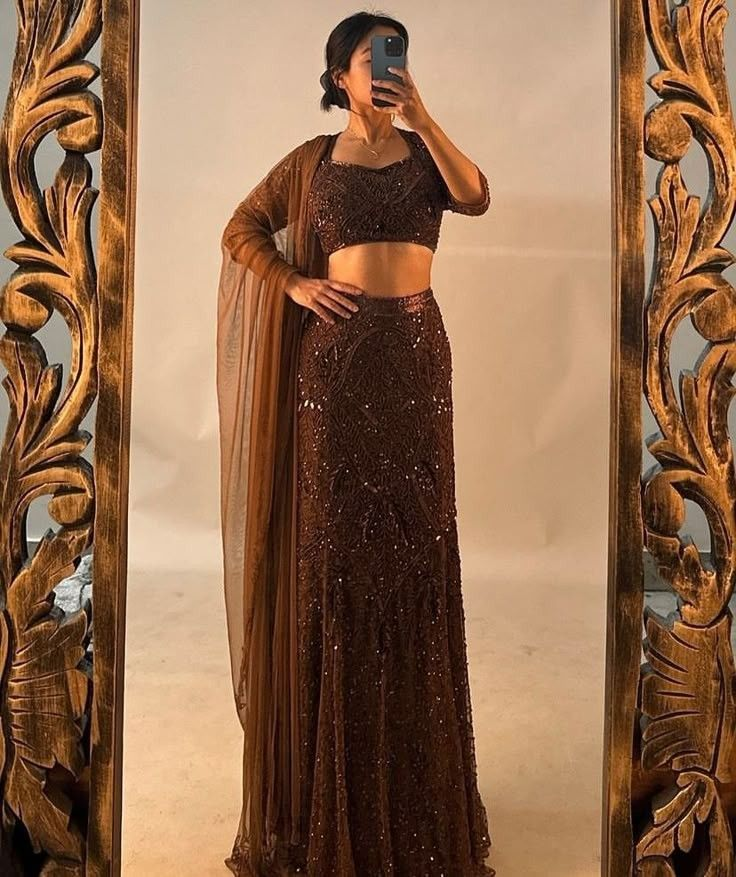
#> input picture src/main/webapp/product_img/L1.jpeg, 736 x 877 px
$ python -i body_analyzer.py   (imports and definitions only)
#> lines starting #> are read from the running program, lines starting #| are printed output that depends on the picture; after the words box and inside, x2 and y2 are one past the last pixel; in counts of white or black regions, pixels touching at a corner belong together
#> further down, picture is the input picture: shape (877, 736, 3); mean B, G, R 77.3, 105.4, 142.9
#!/usr/bin/env python3
"""
Body Analysis Module
Analyzes body shape, proportions, and skin tone to provide styling recommendations
"""

import cv2
import numpy as np
from pathlib import Path
import sys

try:
    import mediapipe as mp
except ImportError:
    mp = None
    print("[WARNING] MediaPipe not installed. Install with: pip install mediapipe", file=sys.stderr)

# [205 lines left out: functions analyze_body_shape, analyze_with_mediapipe, analyze_basic, classify_body_shape, suggest_size, not called in this run]

def analyze_skin_tone(image):
    """
    Analyze skin tone to recommend complementary colors
    """

    try:
        # Convert to RGB
        image_rgb = cv2.cvtColor(image, cv2.COLOR_BGR2RGB)

        # Detect skin regions (simple approach)
        hsv = cv2.cvtColor(image, cv2.COLOR_BGR2HSV)
#> hsv: shape (877, 736, 3); mean H, S, V 12.9, 139.2, 142.9
        lower_skin = np.array([0, 20, 70], dtype=np.uint8)
        upper_skin = np.array([30, 255, 255], dtype=np.uint8)
        mask = cv2.inRange(hsv, lower_skin, upper_skin)
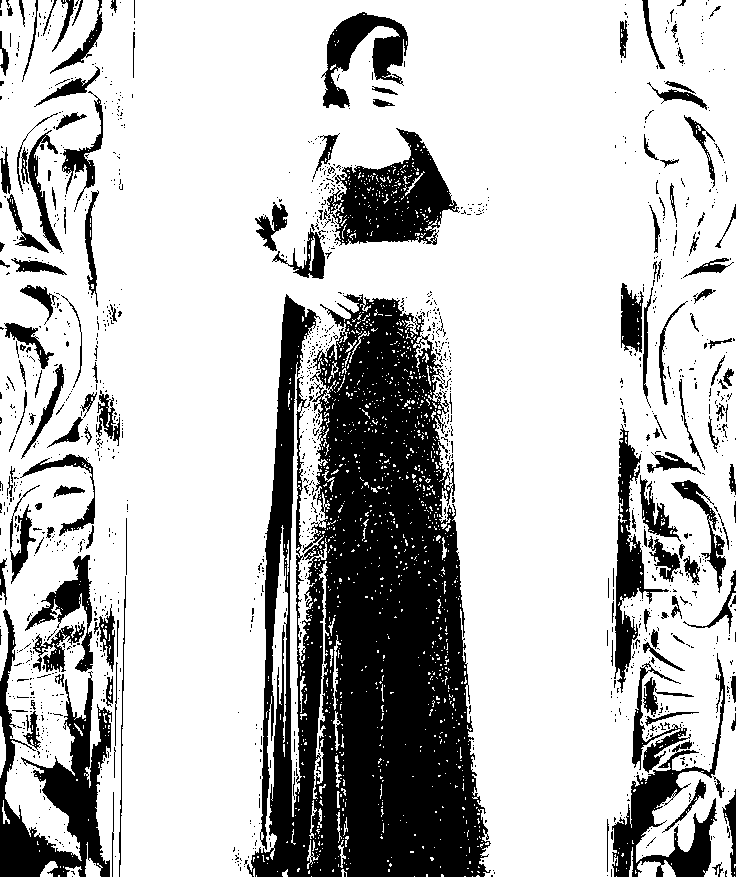
#> mask: shape (877, 736); 75.5% white; 1396 black regions (1235 under 20 px), largest, box (x1, y1, x2, y2) and area: (247, 294, 491, 877) 90406, (0, 609, 112, 877) 10319, (323, 128, 460, 246) 7958

        # Get average color of detected skin
        if cv2.countNonZero(mask) > 0:
            skin_pixels = image_rgb[mask > 0]
            avg_r = int(np.mean(skin_pixels[:, 0]))
#> avg_r = 173
            avg_g = int(np.mean(skin_pixels[:, 1]))
#> avg_g = 131
            avg_b = int(np.mean(skin_pixels[:, 2]))
#> avg_b = 97

            # Classify as warm or cool tone
            # Warm: higher red component
            tone = "warm" if avg_r > avg_b else "cool"
#> tone = 'warm'

            # Recommend colors based on tone
            if tone == "warm":
                colors = ["emerald", "gold", "terracotta", "peach"]
            else:
                colors = ["sapphire", "silver", "plum", "rose gold"]

            return {
                "tone": tone,
                "colors": colors[:2],  # Return top 2 color suggestions
                "skin_rgb": (avg_r, avg_g, avg_b)
            }
        else:
            return {
                "tone": "warm",
                "colors": ["emerald", "gold"],
                "skin_rgb": (0, 0, 0)
            }

    except Exception as e:
        print(f"[WARNING] Skin tone analysis failed: {str(e)}", file=sys.stderr)
        return {
            "tone": "warm",
            "colors": ["emerald", "gold"]
        }

>>> import cv2
>>> picture = cv2.imread('../product_img/L1.jpeg')
>>> result = analyze_skin_tone(picture)
#> result = {'tone': 'warm', 'colors': ['emerald', 'gold'], 'skin_rgb': (173, 131, 97)}

$ run again, on src/main/webapp/product_img/L2.jpeg
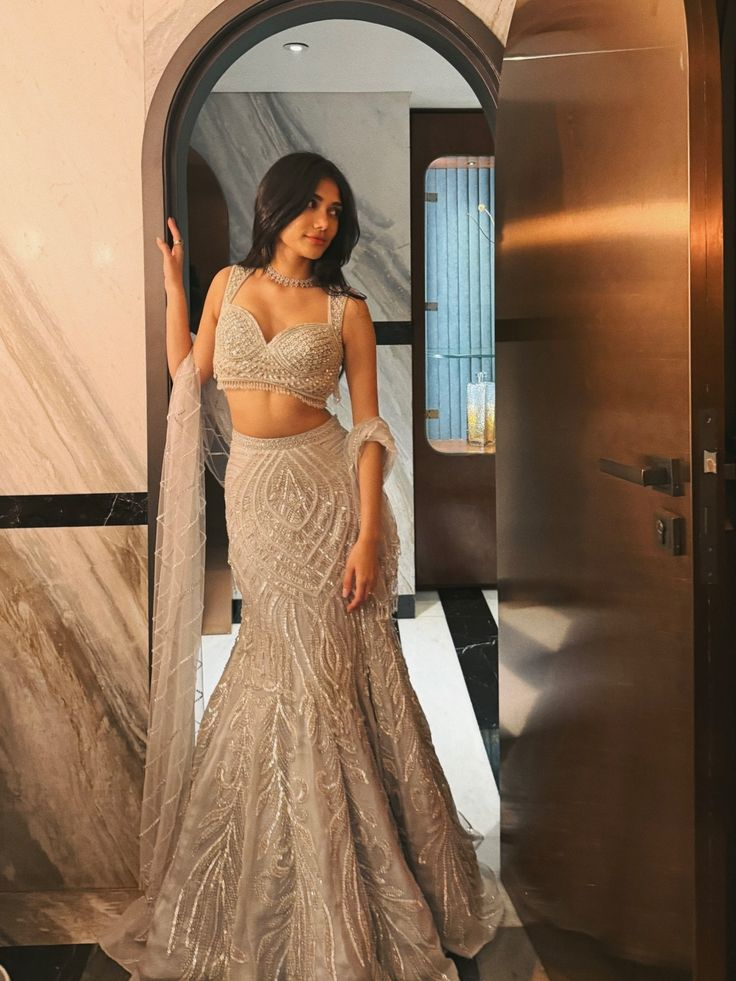
#> input picture src/main/webapp/product_img/L2.jpeg, 736 x 981 px
#> picture is the input picture: shape (981, 736, 3); mean B, G, R 84.5, 108, 135.2
#> hsv: shape (981, 736, 3); mean H, S, V 17.9, 105.2, 136.4
#> in analyze_skin_tone, `mask = cv2.inRange(hsv, lower_skin, upper_skin)`:
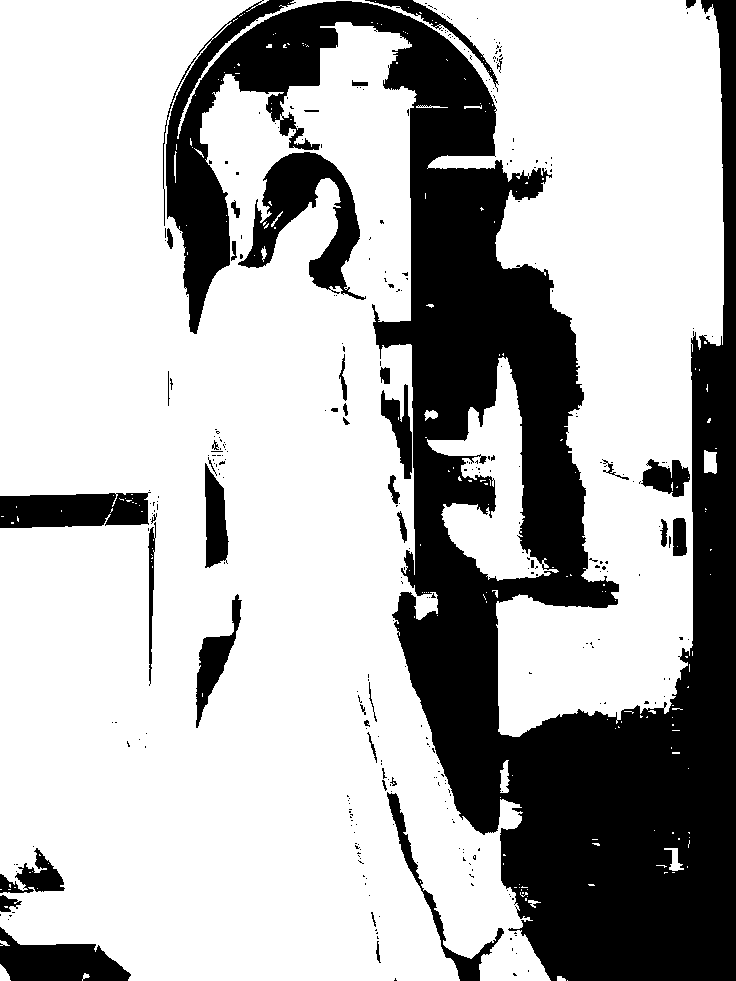
#> mask: shape (981, 736); 70.4% white; 339 black regions (295 under 20 px), largest, box (x1, y1, x2, y2) and area: (163, 0, 736, 981) 182745, (238, 152, 366, 300) 7267, (0, 492, 151, 528) 4614
#> avg_r = 159
#> avg_g = 123
#> avg_b = 94
#> tone = 'warm'
#> result = {'tone': 'warm', 'colors': ['emerald', 'gold'], 'skin_rgb': (159, 123, 94)}

$ run again, on src/main/webapp/product_img/S1.jpeg
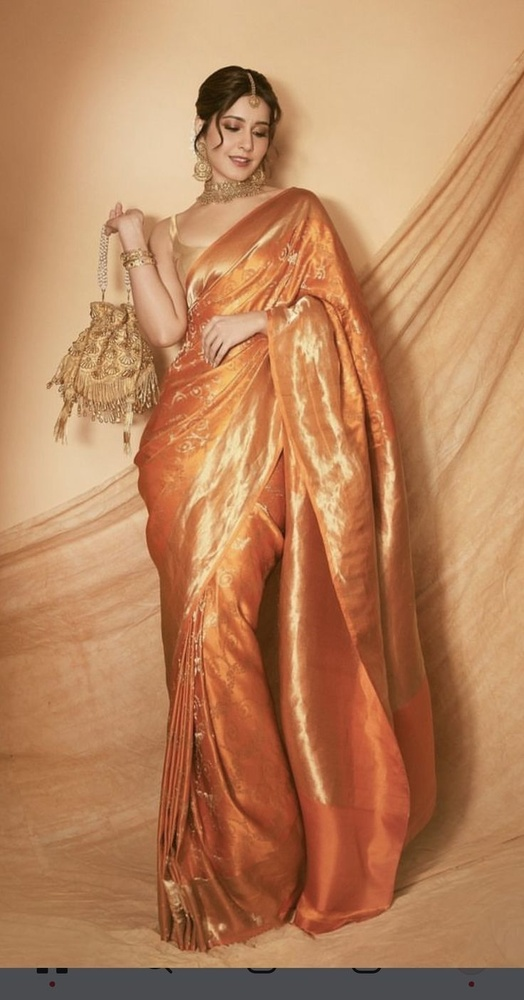
#> input picture src/main/webapp/product_img/S1.jpeg, 524 x 1000 px, shrunk from 736 x 1405 before the run
#> picture is the input picture: shape (1000, 524, 3); mean B, G, R 92.9, 131.6, 184.5
#> hsv: shape (1000, 524, 3); mean H, S, V 16.1, 129.9, 184.7
#> in analyze_skin_tone, `mask = cv2.inRange(hsv, lower_skin, upper_skin)`:
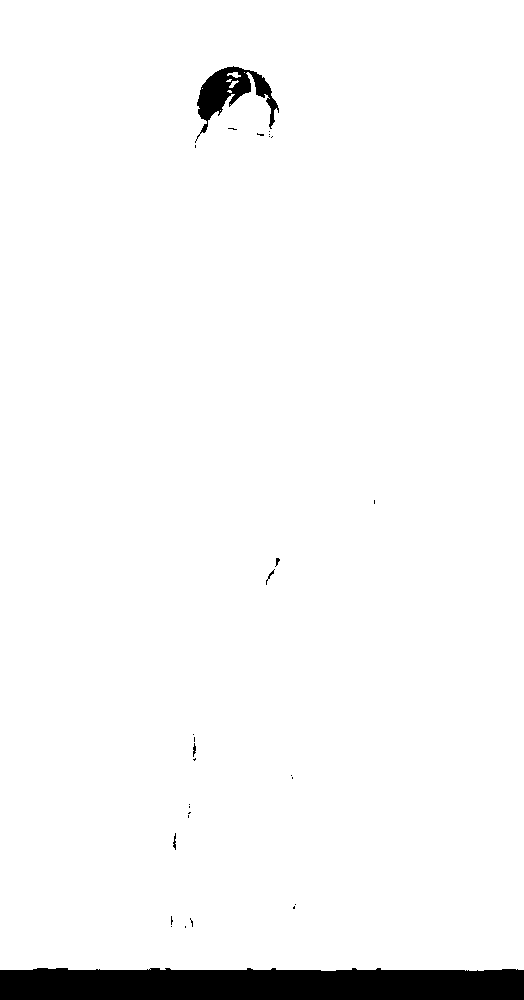
#> mask: shape (1000, 524); 96.5% white; 29 black regions (23 under 20 px), largest, box (x1, y1, x2, y2) and area: (0, 968, 524, 1000) 15833, (195, 66, 279, 143) 2161, (173, 833, 176, 850) 30, (266, 569, 275, 585) 29, (193, 743, 196, 757) 26, (275, 558, 280, 567) 22
#> avg_r = 188
#> avg_g = 133
#> avg_b = 93
#> tone = 'warm'
#> result = {'tone': 'warm', 'colors': ['emerald', 'gold'], 'skin_rgb': (188, 133, 93)}

$ run again, on src/main/webapp/product_img/S2.jpeg
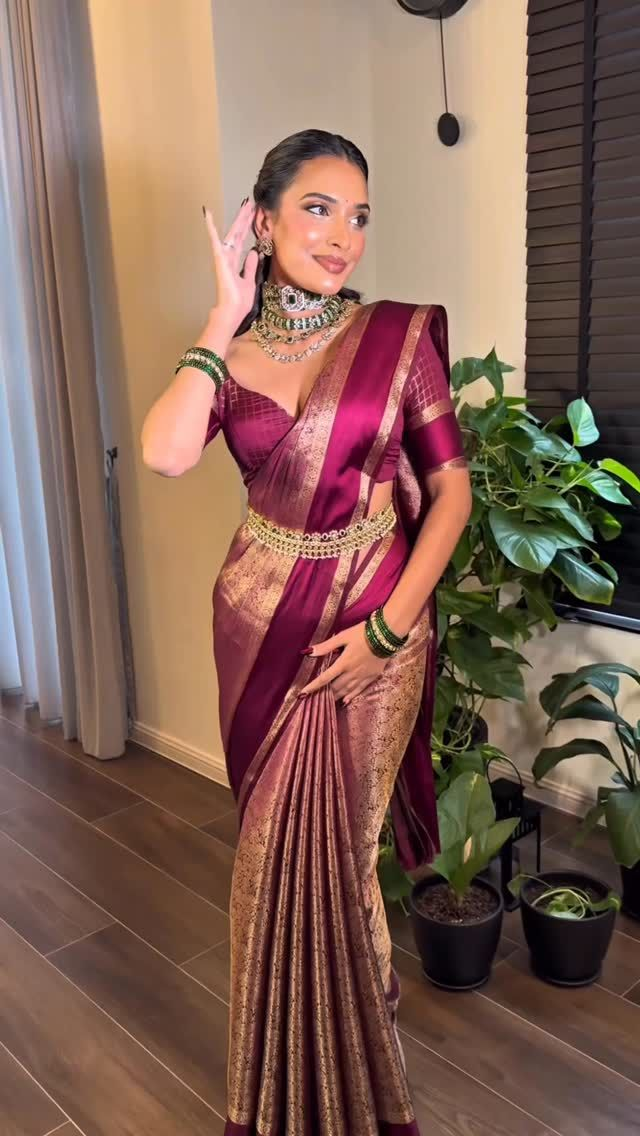
#> input picture src/main/webapp/product_img/S2.jpeg, 640 x 1136 px
#> picture is the input picture: shape (1136, 640, 3); mean B, G, R 85.3, 98.1, 129.6
#> hsv: shape (1136, 640, 3); mean H, S, V 43.9, 103.4, 131.5
#> in analyze_skin_tone, `mask = cv2.inRange(hsv, lower_skin, upper_skin)`:
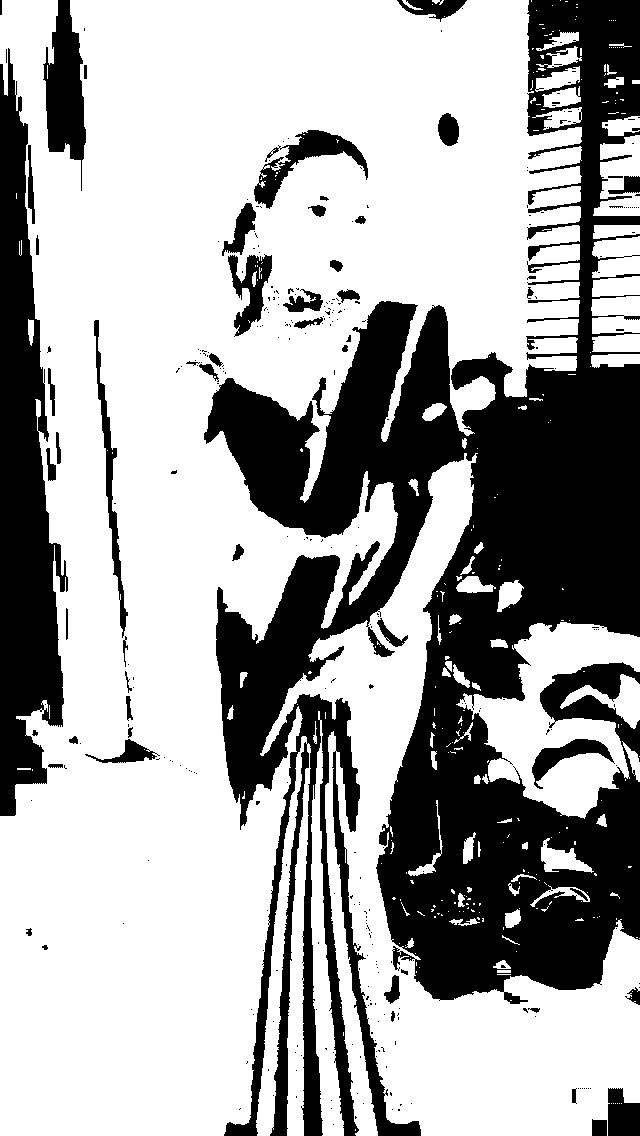
#> mask: shape (1136, 640); 66% white; 332 black regions (275 under 20 px), largest, box (x1, y1, x2, y2) and area: (204, 0, 640, 1136) 196347, (0, 48, 68, 816) 29515, (43, 0, 86, 191) 4674
#> avg_r = 152
#> avg_g = 116
#> avg_b = 96
#> tone = 'warm'
#> result = {'tone': 'warm', 'colors': ['emerald', 'gold'], 'skin_rgb': (152, 116, 96)}
